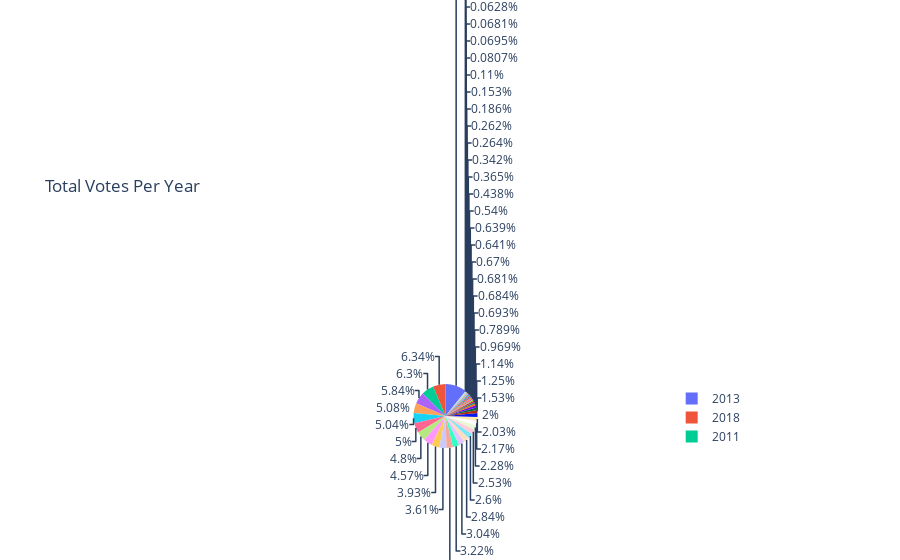

The notebook cell saved with this chart:
### Code cell
import plotly.express as px
import pandas as pd

# Assuming you have a DataFrame 'top_selling_games'
# Group the data by 'year' and calculate the sum of 'votes' for each year
yearly_votes = top_selling_games.groupby('year')['votes'].sum().reset_index()

# Create a pie chart from the grouped data
fig = px.pie(yearly_votes, names='year', values='votes', title='Total Votes Per Year')

# Show the pie chart
fig.show()

### Figure 1 — Plotly figure (JSON) as saved in the notebook; plotly's stock layout.template omitted (floating-point values rounded to 4 significant figures)
{"data": [{"domain": {"x": [0, 1], "y": [0, 1]}, "hovertemplate": "year=%{label}<br>votes=%{value}<extra></extra>", "labels": [1972, 1976, 1977, 1978, 1979, 1980, 1981, 1982, 1983, 1984, 1985, 1986, 1987, 1988, 1989, 1990, 1991, 1992, 1993, 1994, 1995, 1996, 1997, 1998, 1999, 2000, 2001, 2002, 2003, 2004, 2005, 2006, 2007, 2008, 2009, 2010, 2011, 2012, 2013, 2014, 2015, 2016, 2017, 2018, 2019, 2020, 2021, 2022], "legendgroup": "", "name": "", "showlegend": true, "values": [906, 35, 58, 887, 818, 2424, 3437, 1052, 1438, 1988, 528, 5712, 4462, 4753, 3415, 8911, 8356, 8325, 9026, 8881, 7035, 14808, 19951, 33851, 16291, 12628, 41951, 39642, 26123, 66182, 37021, 32995, 62564, 65100, 76091, 65717, 82132, 51259, 140757, 28248, 59583, 42942, 29709, 82620, 26492, 47041, 10280, 8730], "type": "pie"}], "layout": {"legend": {"tracegroupgap": 0}, "title": {"text": "Total Votes Per Year"}}}
